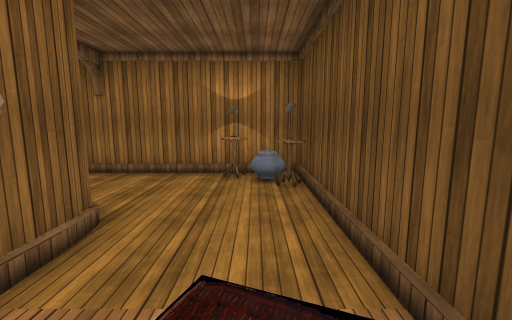
[1] (above)

17 first-person views from a walk through a scene from a Unity 3-D project. The camera is 1.5 m above the floor, tilts 8° down and sees 90° across. Doors are open. The floor is counted in squares, 1 m on a side. Each view is taken from the middle of a square. On the plan, view 1 faces up. The plan holds only what a view shows up to about 13 squares ahead; the rest is blank. The place goes on beyond the plan. The player character is not drawn. Some surface patterns are stand-ins.

[2]
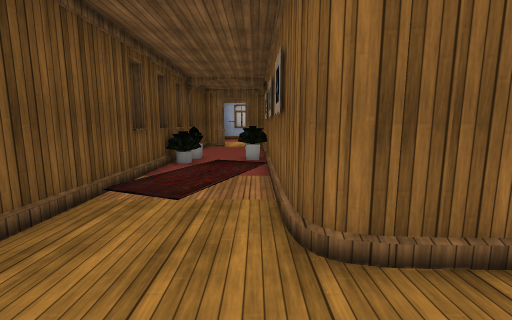

[3]
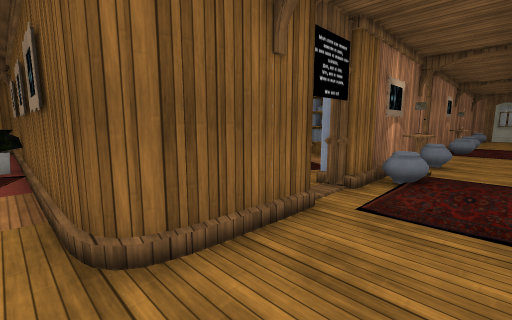

[4]
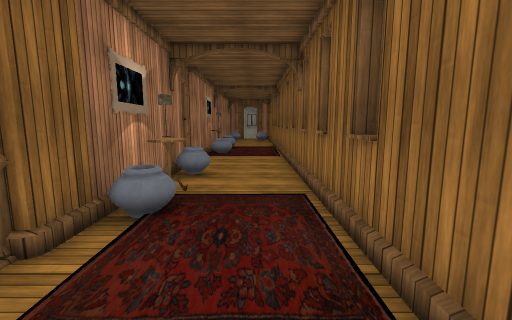

[5]
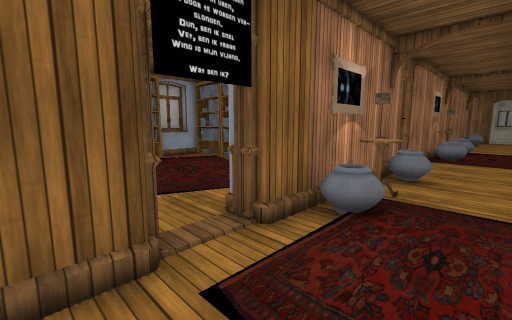

[6]
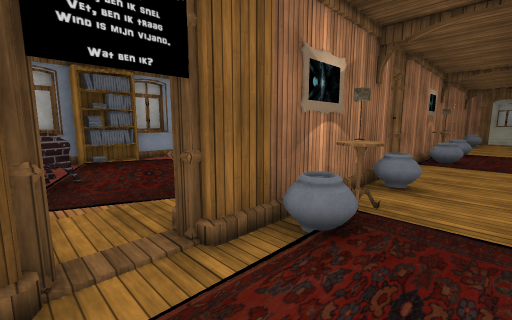

[7]
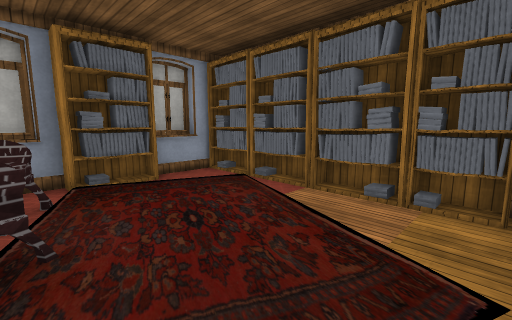

[8]
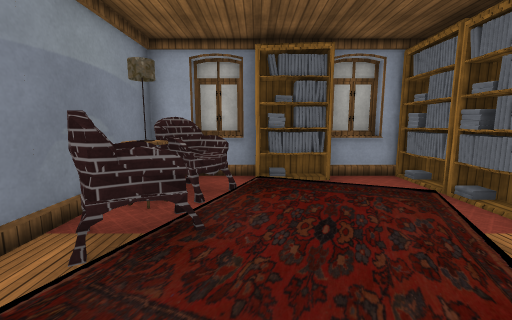

[9]
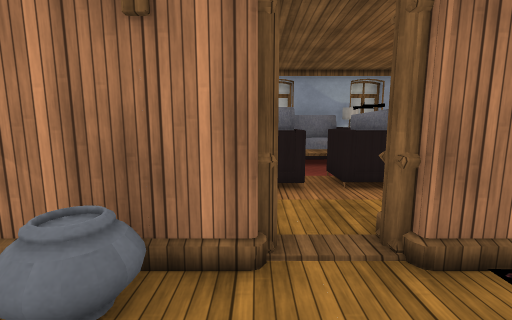

[10]
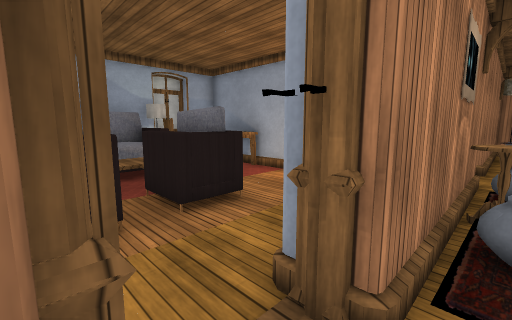

[11]
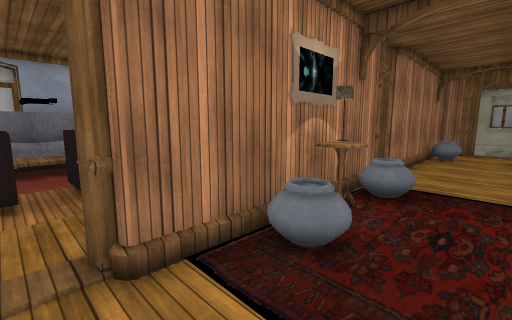

[12]
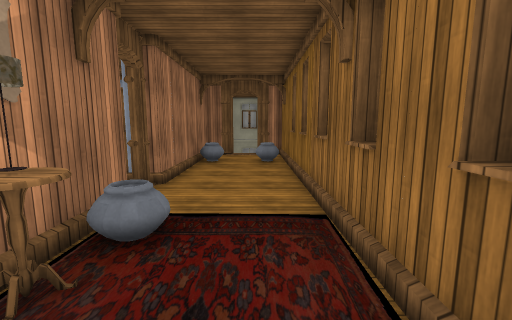

[13]
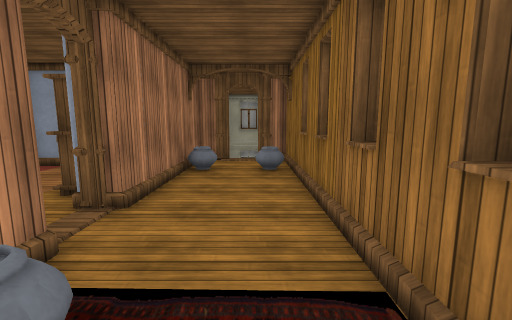

[14]
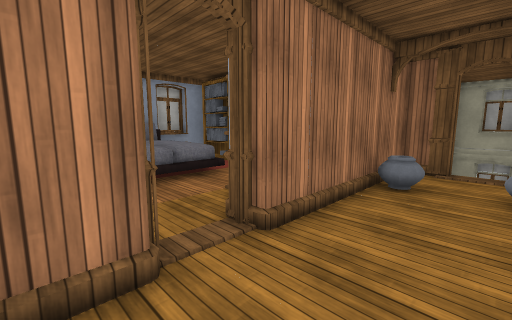

[15]
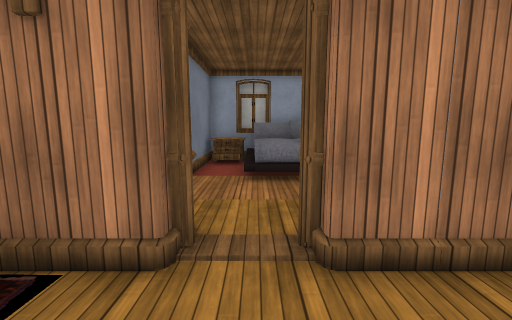

[16]
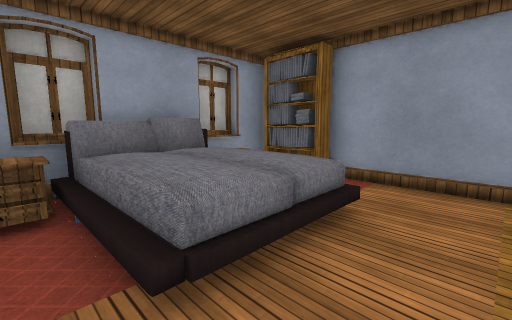

[17]
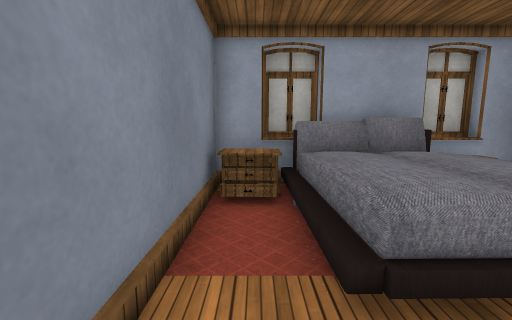

### Floor plan
Key: @ floor where view 1 was taken; # wall or solid block; x gap in a wall; . floor; / step, stairs or slope; D open door; = window, fence, low wall or low ledge; ^ raised ledge; v drop or lower ground; S shelf; B books; C chair; T table; F sofa; U cupboard; R drawers; O other object.
Columns run from 31 left of view 1 to 2 right of it. Each row starts with its distance up from view 1.
  9     #
  8  ##^#############################
  7 vx.=...........................^#
  6 v..........=.=..................##
  5 #..=......=^#^=...^^##^..........#
  4  #######DD######D#######D####....#
  3   # UUU.DD#   .   #B......  #....#
  2   #.......   .....#S......  #....#
  1   #.......# ..CCCCSB......  #....#
  0   #..////.#...CCCC#B....CC# #..@.#
 -1   #../  /.# .  TT SB....CC# #....#
 -2   #S    /.#TT  TT #B....C## #....#
 -3   #S    /R#TOOFFF #B..S.CC# #..OO#
 -4   ##OFFFFR#TO#FFF #B=#B##^# # OOO#
 -5    ### #######    #### #### #O..O#
 -6                             #   ##

Positions as (right, up) in squares from view 1, and headings:
1: (0, 0), facing up
2: (-2, 7), facing down
3: (-2, 7), facing down-left
4: (-5, 7), facing left
5: (-5, 7), facing down-left
6: (-6, 7), facing down-left
7: (-7, 3), facing down-left
8: (-8, 3), facing down
9: (-14, 7), facing down
10: (-14, 5), facing down-left
11: (-15, 7), facing down-left
12: (-17, 7), facing left
13: (-19, 7), facing left
14: (-21, 7), facing down-left
15: (-23, 7), facing down
16: (-22, 2), facing down-left
17: (-22, 2), facing down
